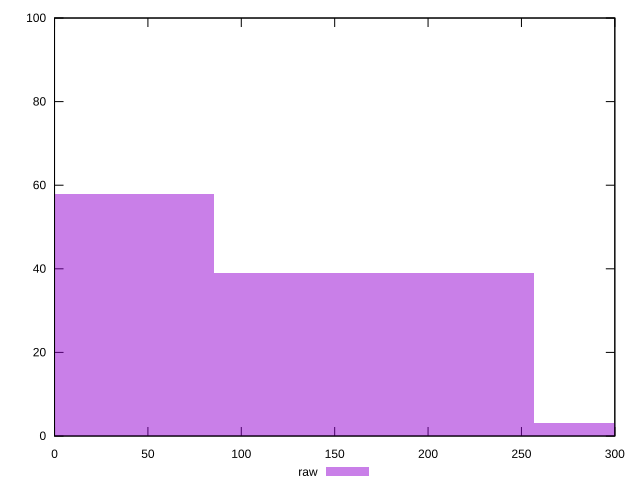

Generate this figure with gnuplot:
reset

$raw <<EOF
171.14094330475132 39
0 58
342.28188660950264 3
EOF

set key outside below
set boxwidth 171.14094330475132
set xrange [0:300]
set yrange [0:100]
set trange [0:100]
set style fill transparent solid 0.5 noborder
set terminal svg size 640, 490 enhanced background rgb 'white'
set output "reprap/unminified-css/samples/pages+cached/raw/histogram.svg"

plot $raw title "raw" with boxes

reset
